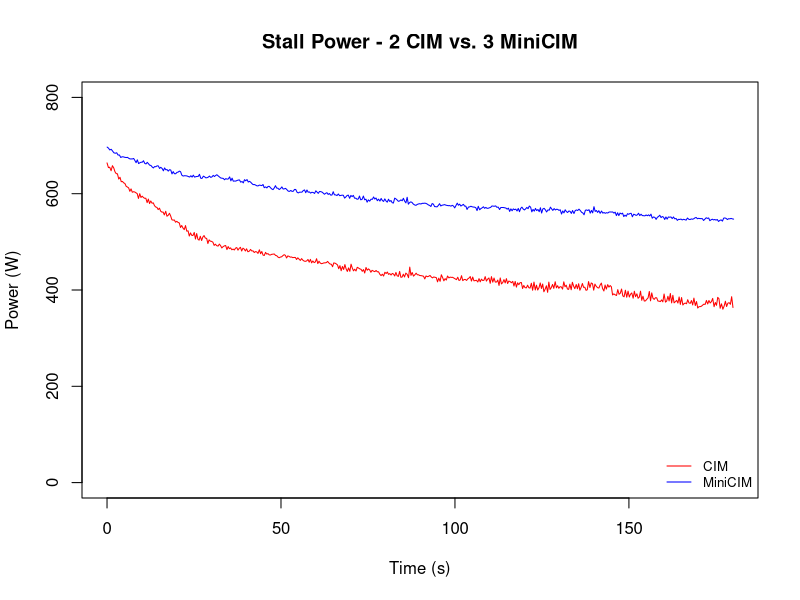

This chart was generated by the following R code: (Note: a time limit stopped this script after it produced the figure.)
#!/usr/bin/env Rscript

cim <- read.csv("cim.csv", header = TRUE)
mini <- read.csv("minicim.csv", header = TRUE)

cim$Power = cim$Power * 2
mini$Power = mini$Power * 3

x11()
plot(cim$Time,
     cim$Power,
     col="red",
     ylim = c(0, 800),
     type="l",
     xlab="Time (s)",
     ylab="Power (W)",
     main="Stall Power - 2 CIM vs. 3 MiniCIM")
points(mini$Time,
       mini$Power,
       col="blue",
       type="l")
legend(x = "bottomright",
       legend = c("CIM", "MiniCIM"),
       col = c("red", "blue"),
       lty = 1,
       bty = "n",
       cex = 0.8)

Sys.sleep(1000)
